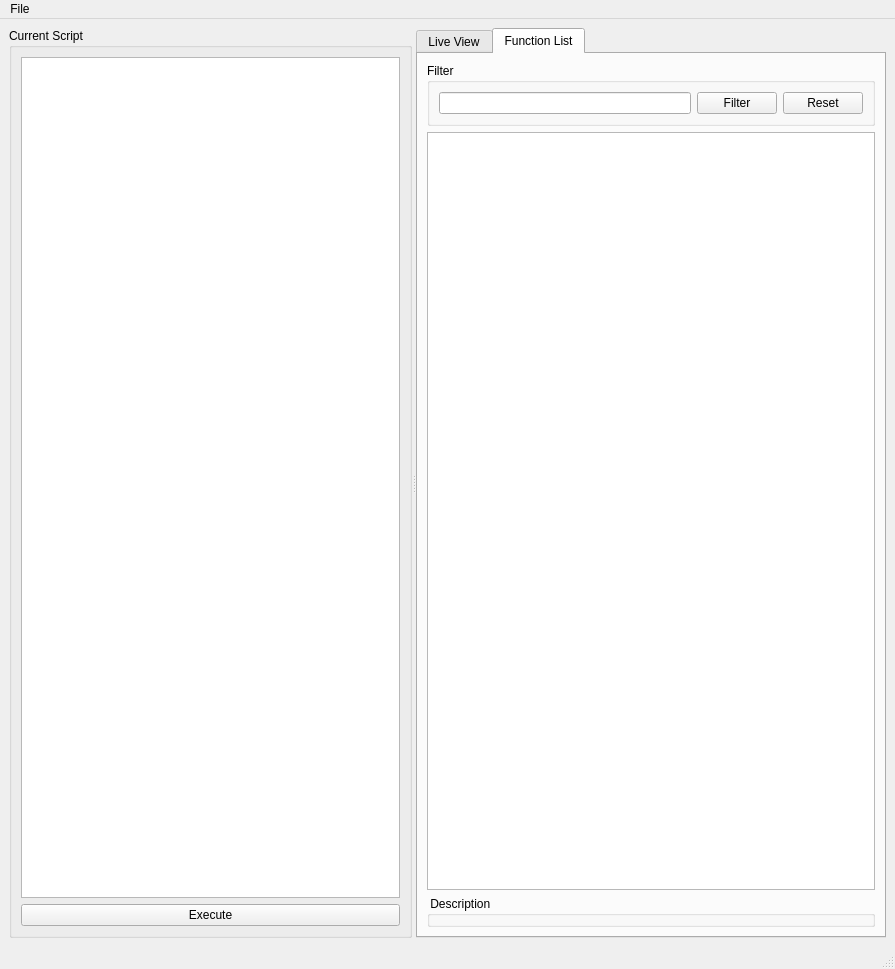
<?xml version="1.0" encoding="UTF-8"?>
<ui version="4.0">
 <class>ScriptWidget</class>
 <widget class="QMainWindow" name="ScriptWidget">
  <property name="geometry">
   <rect>
    <x>0</x>
    <y>0</y>
    <width>895</width>
    <height>969</height>
   </rect>
  </property>
  <property name="windowTitle">
   <string>Script Editor</string>
  </property>
  <widget class="QWidget" name="centralwidget">
   <layout class="QVBoxLayout" name="verticalLayout_2">
    <item>
     <widget class="QSplitter" name="splitter">
      <property name="orientation">
       <enum>Qt::Horizontal</enum>
      </property>
      <widget class="QGroupBox" name="groupBox">
       <property name="title">
        <string>Current Script</string>
       </property>
       <layout class="QVBoxLayout">
        <item>
         <widget class="QTextEdit" name="currentScript">
          <property name="enabled">
           <bool>true</bool>
          </property>
         </widget>
        </item>
        <item>
         <widget class="QPushButton" name="executeButton">
          <property name="text">
           <string>Execute</string>
          </property>
         </widget>
        </item>
       </layout>
      </widget>
      <widget class="QTabWidget" name="tabWidget">
       <property name="enabled">
        <bool>true</bool>
       </property>
       <property name="currentIndex">
        <number>1</number>
       </property>
       <widget class="QWidget" name="tab">
        <attribute name="title">
         <string>Live View</string>
        </attribute>
        <layout class="QVBoxLayout">
         <item>
          <widget class="QTextEdit" name="liveEdit">
           <property name="readOnly">
            <bool>true</bool>
           </property>
           <property name="textInteractionFlags">
            <set>Qt::TextSelectableByKeyboard|Qt::TextSelectableByMouse</set>
           </property>
          </widget>
         </item>
        </layout>
       </widget>
       <widget class="QWidget" name="tab_2">
        <attribute name="title">
         <string>Function List</string>
        </attribute>
        <layout class="QVBoxLayout" name="verticalLayout">
         <item>
          <widget class="QGroupBox" name="groupBox_2">
           <property name="title">
            <string>Filter</string>
           </property>
           <layout class="QHBoxLayout" name="horizontalLayout">
            <item>
             <widget class="QLineEdit" name="filterEdit"/>
            </item>
            <item>
             <widget class="QPushButton" name="filterButton">
              <property name="text">
               <string>Filter</string>
              </property>
             </widget>
            </item>
            <item>
             <widget class="QPushButton" name="resetButton">
              <property name="text">
               <string>Reset</string>
              </property>
             </widget>
            </item>
           </layout>
          </widget>
         </item>
         <item>
          <widget class="FunctionList" name="functionList">
           <property name="dragEnabled">
            <bool>true</bool>
           </property>
           <property name="dragDropMode">
            <enum>QAbstractItemView::DragOnly</enum>
           </property>
          </widget>
         </item>
         <item>
          <widget class="QGroupBox" name="description">
           <property name="title">
            <string> Description </string>
           </property>
          </widget>
         </item>
        </layout>
       </widget>
      </widget>
     </widget>
    </item>
   </layout>
  </widget>
  <widget class="QMenuBar" name="menubar">
   <property name="geometry">
    <rect>
     <x>0</x>
     <y>0</y>
     <width>895</width>
     <height>26</height>
    </rect>
   </property>
   <widget class="QMenu" name="menuFile">
    <property name="title">
     <string>File</string>
    </property>
    <addaction name="actionLoad_Script"/>
    <addaction name="separator"/>
    <addaction name="actionSave_Script"/>
    <addaction name="actionSave_Script_As"/>
    <addaction name="separator"/>
    <addaction name="actionClose"/>
   </widget>
   <addaction name="menuFile"/>
  </widget>
  <widget class="QStatusBar" name="statusbar"/>
  <action name="actionScan_Directory">
   <property name="text">
    <string>Scan Directory</string>
   </property>
  </action>
  <action name="actionCheck_Database">
   <property name="text">
    <string>Check Database</string>
   </property>
  </action>
  <action name="actionLoad_Script">
   <property name="text">
    <string>Open</string>
   </property>
  </action>
  <action name="actionSave_Script">
   <property name="enabled">
    <bool>false</bool>
   </property>
   <property name="text">
    <string>Save</string>
   </property>
  </action>
  <action name="actionClose">
   <property name="text">
    <string>Close</string>
   </property>
  </action>
  <action name="actionSave_Script_As">
   <property name="text">
    <string>Save As</string>
   </property>
  </action>
 </widget>
 <customwidgets>
  <customwidget>
   <class>FunctionList</class>
   <extends>QListWidget</extends>
   <header>FunctionList.hh</header>
  </customwidget>
 </customwidgets>
 <resources/>
 <connections>
  <connection>
   <sender>filterEdit</sender>
   <signal>returnPressed()</signal>
   <receiver>filterButton</receiver>
   <slot>click()</slot>
   <hints>
    <hint type="sourcelabel">
     <x>628</x>
     <y>106</y>
    </hint>
    <hint type="destinationlabel">
     <x>755</x>
     <y>106</y>
    </hint>
   </hints>
  </connection>
 </connections>
</ui>
